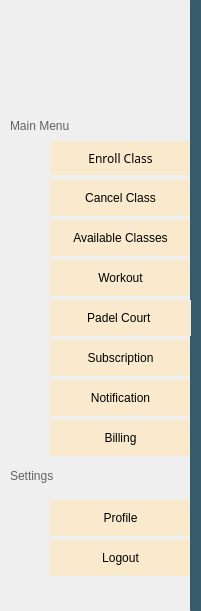
      <widget class="QWidget" name="widget_14" native="true">
       <property name="geometry">
        <rect>
         <x>9</x>
         <y>9</y>
         <width>201</width>
         <height>611</height>
        </rect>
       </property>
       <property name="styleSheet">
        <string notr="true">border-right-color: rgb(152, 183, 162);
border:solid 10px;</string>
       </property>
       <widget class="QLabel" name="label_151">
        <property name="geometry">
         <rect>
          <x>10</x>
          <y>110</y>
          <width>111</width>
          <height>31</height>
         </rect>
        </property>
        <property name="styleSheet">
         <string notr="true">font: 14pt &quot;Yeasty Flavors&quot;;
color: rgba(0, 0, 0, 150);</string>
        </property>
        <property name="text">
         <string>Main Menu</string>
        </property>
       </widget>
       <widget class="QPushButton" name="Dashboardbtn_3">
        <property name="geometry">
         <rect>
          <x>50</x>
          <y>140</y>
          <width>141</width>
          <height>36</height>
         </rect>
        </property>
        <property name="font">
         <font>
          <family>Yeasty Flavors</family>
          <pointsize>9</pointsize>
          <italic>false</italic>
          <bold>false</bold>
         </font>
        </property>
        <property name="styleSheet">
         <string notr="true">background-color: rgb(249, 234, 205);
    padding: 10px;
color: rgb(0, 0, 0);
font: 9pt &quot;Yeasty Flavors&quot;;
    border: none;
    border-radius: 25px;
hover background-color: #008FC1;
margin:1px</string>
        </property>
        <property name="text">
         <string>Enroll Class</string>
        </property>
       </widget>
       <widget class="QPushButton" name="GymMangbtn_3">
        <property name="geometry">
         <rect>
          <x>50</x>
          <y>180</y>
          <width>141</width>
          <height>36</height>
         </rect>
        </property>
        <property name="styleSheet">
         <string notr="true">background-color: rgb(249, 234, 205);
    padding: 10px;
color: rgb(0, 0, 0);
font: 9pt &quot;Yeasty Flavors&quot;;
    border: none;
    border-radius: 25px;
hover background-color: #008FC1;</string>
        </property>
        <property name="text">
         <string>Cancel Class</string>
        </property>
       </widget>
       <widget class="QPushButton" name="TMbtn_3">
        <property name="geometry">
         <rect>
          <x>50</x>
          <y>220</y>
          <width>141</width>
          <height>36</height>
         </rect>
        </property>
        <property name="styleSheet">
         <string notr="true">background-color: rgb(249, 234, 205);
    padding: 10px;
color: rgb(0, 0, 0);
font: 9pt &quot;Yeasty Flavors&quot;;
    border: none;
    border-radius: 25px;
hover background-color: #008FC1;</string>
        </property>
        <property name="text">
         <string>Available Classes</string>
        </property>
       </widget>
       <widget class="QPushButton" name="Aubtn_3">
        <property name="geometry">
         <rect>
          <x>50</x>
          <y>260</y>
          <width>141</width>
          <height>36</height>
         </rect>
        </property>
        <property name="styleSheet">
         <string notr="true">background-color: rgb(249, 234, 205);
    padding: 10px;
color: rgb(0, 0, 0);
font: 9pt &quot;Yeasty Flavors&quot;;
    border: none;
    border-radius: 25px;
hover background-color: #008FC1;</string>
        </property>
        <property name="text">
         <string>Workout</string>
        </property>
       </widget>
       <widget class="QPushButton" name="Dashboard_11">
        <property name="geometry">
         <rect>
          <x>50</x>
          <y>340</y>
          <width>141</width>
          <height>36</height>
         </rect>
        </property>
        <property name="styleSheet">
         <string notr="true">background-color: rgb(249, 234, 205);
    padding: 10px;
color: rgb(0, 0, 0);
font: 9pt &quot;Yeasty Flavors&quot;;
    border: none;
    border-radius: 25px;
hover background-color: #008FC1;</string>
        </property>
        <property name="text">
         <string>Subscription</string>
        </property>
       </widget>
       <widget class="QPushButton" name="Notibtn_3">
        <property name="geometry">
         <rect>
          <x>50</x>
          <y>380</y>
          <width>141</width>
          <height>36</height>
         </rect>
        </property>
        <property name="styleSheet">
         <string notr="true">background-color: rgb(249, 234, 205);
    padding: 10px;
color: rgb(0, 0, 0);
font: 9pt &quot;Yeasty Flavors&quot;;
    border: none;
    border-radius: 25px;
hover background-color: #008FC1;</string>
        </property>
        <property name="text">
         <string>Notification</string>
        </property>
       </widget>
       <widget class="QLabel" name="TrainerMangmentIcon_3">
        <property name="geometry">
         <rect>
          <x>10</x>
          <y>220</y>
          <width>41</width>
          <height>40</height>
         </rect>
        </property>
        <property name="styleSheet">
         <string notr="true">padding: 8px;</string>
        </property>
        <property name="text">
         <string/>
        </property>
        <property name="pixmap">
         <pixmap>../../../Downloads/calendar-event-available-svgrepo-com.svg</pixmap>
        </property>
        <property name="scaledContents">
         <bool>true</bool>
        </property>
       </widget>
       <widget class="QLabel" name="DashBoardIcon_3">
        <property name="geometry">
         <rect>
          <x>10</x>
          <y>140</y>
          <width>40</width>
          <height>40</height>
         </rect>
        </property>
        <property name="styleSheet">
         <string notr="true"/>
        </property>
        <property name="text">
         <string/>
        </property>
        <property name="pixmap">
         <pixmap>../../../Downloads/enter-svgrepo-com.svg</pixmap>
        </property>
        <property name="scaledContents">
         <bool>true</bool>
        </property>
       </widget>
       <widget class="QLabel" name="GymManmentIcon_3">
        <property name="geometry">
         <rect>
          <x>10</x>
          <y>180</y>
          <width>40</width>
          <height>40</height>
         </rect>
        </property>
        <property name="font">
         <font>
          <bold>false</bold>
         </font>
        </property>
        <property name="styleSheet">
         <string notr="true">padding:7px;</string>
        </property>
        <property name="text">
         <string/>
        </property>
        <property name="pixmap">
         <pixmap>../../../Downloads/cancel-photo-svgrepo-com.svg</pixmap>
        </property>
        <property name="scaledContents">
         <bool>true</bool>
        </property>
       </widget>
       <widget class="QLabel" name="AddUserIcon_3">
        <property name="geometry">
         <rect>
          <x>10</x>
          <y>260</y>
          <width>40</width>
          <height>40</height>
         </rect>
        </property>
        <property name="text">
         <string/>
        </property>
        <property name="pixmap">
         <pixmap>../../../Downloads/home-workouts-svgrepo-com.svg</pixmap>
        </property>
        <property name="scaledContents">
         <bool>true</bool>
        </property>
       </widget>
       <widget class="QLabel" name="AdminIcon_3">
        <property name="geometry">
         <rect>
          <x>10</x>
          <y>340</y>
          <width>40</width>
          <height>40</height>
         </rect>
        </property>
        <property name="styleSheet">
         <string notr="true">padding:7px</string>
        </property>
        <property name="text">
         <string/>
        </property>
        <property name="pixmap">
         <pixmap>../../../Downloads/auto-renewal-2-circle-fill-svgrepo-com.svg</pixmap>
        </property>
        <property name="scaledContents">
         <bool>true</bool>
        </property>
       </widget>
       <widget class="QLabel" name="NotificattionIcon_3">
        <property name="geometry">
         <rect>
          <x>10</x>
          <y>380</y>
          <width>40</width>
          <height>40</height>
         </rect>
        </property>
        <property name="styleSheet">
         <string notr="true">padding:7px</string>
        </property>
        <property name="text">
         <string/>
        </property>
        <property name="pixmap">
         <pixmap>../../../Downloads/notification-bell-1397-svgrepo-com.svg</pixmap>
        </property>
        <property name="scaledContents">
         <bool>true</bool>
        </property>
       </widget>
       <widget class="QPushButton" name="Billbtn_3">
        <property name="geometry">
         <rect>
          <x>50</x>
          <y>420</y>
          <width>141</width>
          <height>36</height>
         </rect>
        </property>
        <property name="styleSheet">
         <string notr="true">background-color: rgb(249, 234, 205);
    padding: 10px;
color: rgb(0, 0, 0);
font: 9pt &quot;Yeasty Flavors&quot;;
    border: none;
    border-radius: 25px;
hover background-color: #008FC1;</string>
        </property>
        <property name="text">
         <string>Billing</string>
        </property>
       </widget>
       <widget class="QLabel" name="BillingIcon_9">
        <property name="geometry">
         <rect>
          <x>10</x>
          <y>420</y>
          <width>40</width>
          <height>40</height>
         </rect>
        </property>
        <property name="styleSheet">
         <string notr="true">padding:7px</string>
        </property>
        <property name="text">
         <string/>
        </property>
        <property name="pixmap">
         <pixmap>../../../Downloads/invoice-bill-svgrepo-com.svg</pixmap>
        </property>
        <property name="scaledContents">
         <bool>true</bool>
        </property>
       </widget>
       <widget class="QLabel" name="BillingIcon_10">
        <property name="geometry">
         <rect>
          <x>10</x>
          <y>500</y>
          <width>40</width>
          <height>40</height>
         </rect>
        </property>
        <property name="styleSheet">
         <string notr="true">padding:7px
</string>
        </property>
        <property name="text">
         <string/>
        </property>
        <property name="pixmap">
         <pixmap>../../../Downloads/profile-round-1342-svgrepo-com.svg</pixmap>
        </property>
        <property name="scaledContents">
         <bool>true</bool>
        </property>
       </widget>
       <widget class="QPushButton" name="ProfileBtn_3">
        <property name="geometry">
         <rect>
          <x>50</x>
          <y>500</y>
          <width>141</width>
          <height>36</height>
         </rect>
        </property>
        <property name="styleSheet">
         <string notr="true">background-color: rgb(249, 234, 205);
    padding: 10px;
color: rgb(0, 0, 0);
font: 9pt &quot;Yeasty Flavors&quot;;
    border: none;
    border-radius: 25px;
hover background-color: #008FC1;</string>
        </property>
        <property name="text">
         <string>Profile</string>
        </property>
       </widget>
       <widget class="QLabel" name="BillingIcon_12">
        <property name="geometry">
         <rect>
          <x>10</x>
          <y>540</y>
          <width>40</width>
          <height>40</height>
         </rect>
        </property>
        <property name="styleSheet">
         <string notr="true">padding:5px;
padding-left:10px;</string>
        </property>
        <property name="text">
         <string/>
        </property>
        <property name="pixmap">
         <pixmap>../../../Downloads/logout-svgrepo-com.svg</pixmap>
        </property>
        <property name="scaledContents">
         <bool>true</bool>
        </property>
       </widget>
       <widget class="QPushButton" name="LogOutBtn_3">
        <property name="geometry">
         <rect>
          <x>50</x>
          <y>540</y>
          <width>141</width>
          <height>36</height>
         </rect>
        </property>
        <property name="styleSheet">
         <string notr="true">background-color: rgb(249, 234, 205);
    padding: 10px;
color: rgb(0, 0, 0);
font: 9pt &quot;Yeasty Flavors&quot;;
    border: none;
    border-radius: 25px;
hover background-color: #dcdcdc;
</string>
        </property>
        <property name="text">
         <string>Logout</string>
        </property>
       </widget>
       <widget class="QLabel" name="label_152">
        <property name="geometry">
         <rect>
          <x>10</x>
          <y>460</y>
          <width>111</width>
          <height>31</height>
         </rect>
        </property>
        <property name="styleSheet">
         <string notr="true">color: rgba(0, 0, 0, 150);
font: 14pt &quot;Yeasty Flavors&quot;;</string>
        </property>
        <property name="text">
         <string>Settings</string>
        </property>
       </widget>
       <widget class="QLabel" name="logo_3">
        <property name="geometry">
         <rect>
          <x>0</x>
          <y>0</y>
          <width>131</width>
          <height>111</height>
         </rect>
        </property>
        <property name="text">
         <string/>
        </property>
        <property name="pixmap">
         <pixmap>../../../Downloads/ChatGPT Image Apr 15, 2025, 10_53_31 PM.png</pixmap>
        </property>
        <property name="scaledContents">
         <bool>true</bool>
        </property>
       </widget>
       <widget class="QWidget" name="widget_15" native="true">
        <property name="geometry">
         <rect>
          <x>190</x>
          <y>0</y>
          <width>20</width>
          <height>611</height>
         </rect>
        </property>
        <property name="styleSheet">
         <string notr="true">background-color: rgb(55, 91, 106);
border-radius:1px</string>
        </property>
       </widget>
       <widget class="QLabel" name="AddUserIcon_4">
        <property name="geometry">
         <rect>
          <x>10</x>
          <y>300</y>
          <width>40</width>
          <height>40</height>
         </rect>
        </property>
        <property name="text">
         <string/>
        </property>
        <property name="pixmap">
         <pixmap>../../../Downloads/court-playground-svgrepo-com.svg</pixmap>
        </property>
        <property name="scaledContents">
         <bool>true</bool>
        </property>
       </widget>
       <widget class="QPushButton" name="Aubtn_4">
        <property name="geometry">
         <rect>
          <x>50</x>
          <y>300</y>
          <width>141</width>
          <height>36</height>
         </rect>
        </property>
        <property name="styleSheet">
         <string notr="true">background-color: rgb(249, 234, 205);
    padding: 10px;
color: rgb(0, 0, 0);
font: 9pt &quot;Yeasty Flavors&quot;;
    border: none;
    border-radius: 25px;
hover background-color: #008FC1;</string>
        </property>
        <property name="text">
         <string>Padel Court </string>
        </property>
       </widget>
      </widget>
